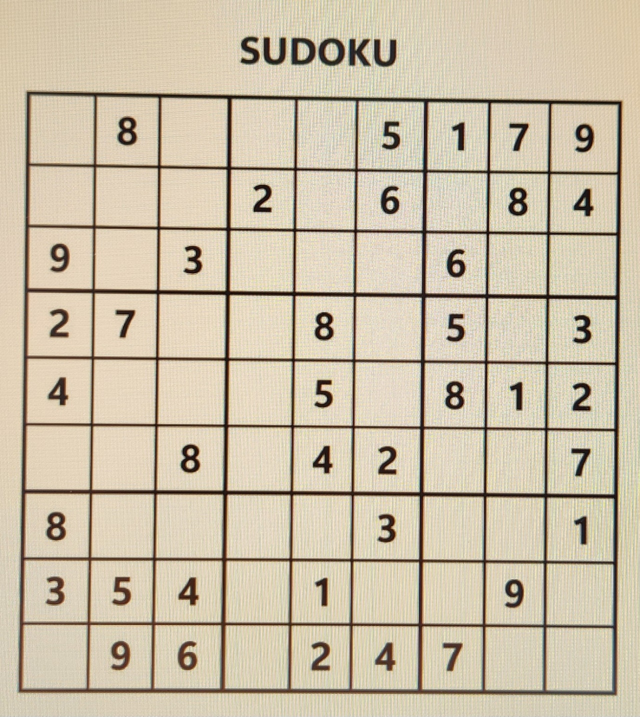
#> input picture Method CNN/dummy_input/PH_LINK1.jpg, 1279 x 1433 px, found by its file name (shown at 1/2 size)
$ jupyter execute --allow-errors SUDOKU_SIFT.ipynb
#> lines starting #> are read from the running program, lines starting #| are printed output that depends on the picture; after the words box and inside, x2 and y2 are one past the last pixel; in counts of white or black regions, pixels touching at a corner belong together
[cell 1]
import cv2, os
import matplotlib.pyplot as plt
import numpy as np
import tensorflow
import pytesseract

[cell 2]
def bgr2rgb(image):
    image = cv2.cvtColor(image, cv2.COLOR_BGR2RGB)
    return image

[cell 3]
# FILE_PATH ='./dummy_input/Screenshot 2024-12-06 212932.png'
FILE_PATH = './dummy_input/PH_LINK1.jpg'
# [4 lines of commented-out code are left out]
image = cv2.imread(FILE_PATH)
#> image is the input picture: shape (1433, 1279, 3); mean B, G, R 168.4, 191.2, 203.2
# image = cv2.resize(image, (1000, 1000))
plt.imshow(bgr2rgb(image))
plt.xticks([])
plt.yticks([])
plt.show()

[cell 4]
gray_image = cv2.cvtColor(image, cv2.COLOR_BGR2GRAY)
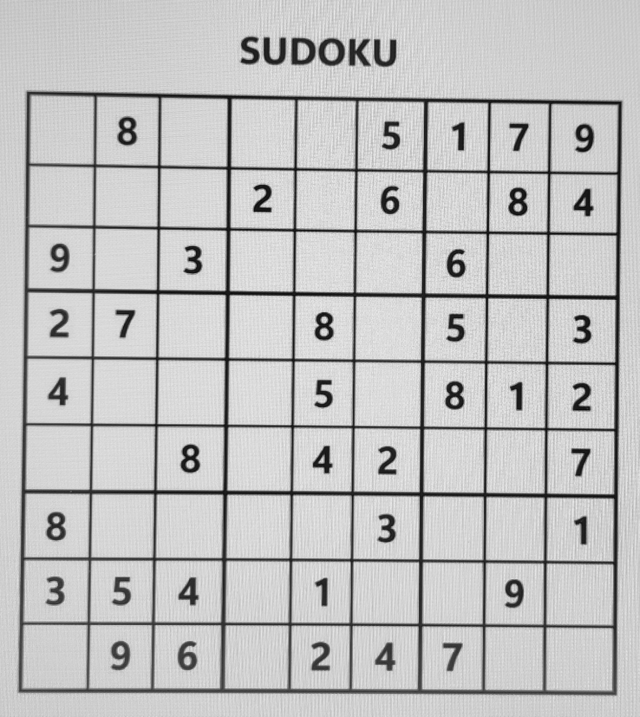
#> gray_image: shape (1433, 1279) (shown at 1/2 size); min 6, max 251, mean 192.2
plt.imshow(gray_image, cmap='gray')
plt.xticks([])
plt.yticks([])
plt.show()

[cell 5]
blur_gray_image = cv2.GaussianBlur(gray_image, (5, 5), 1)
_, thresh_image = cv2.threshold(blur_gray_image, 180, 255, cv2.THRESH_BINARY_INV)
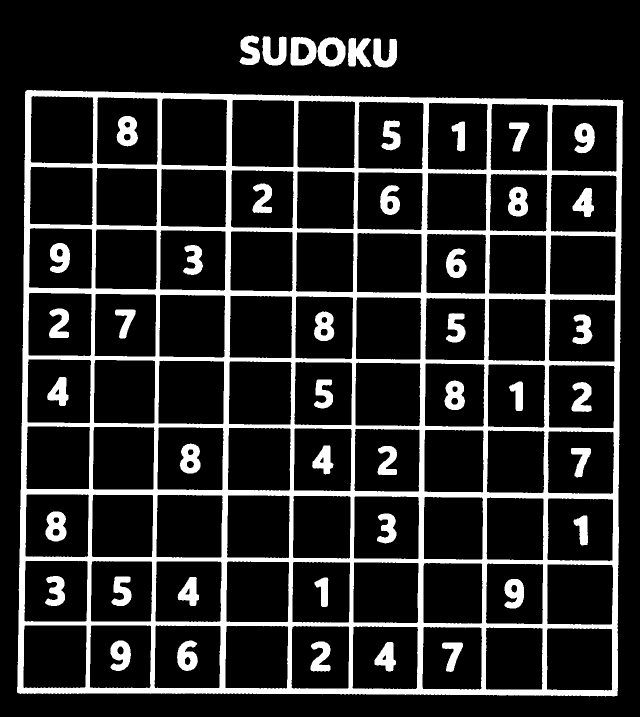
#> thresh_image: shape (1433, 1279) (shown at 1/2 size); 15.7% white; 46 white regions, largest, box (x1, y1, x2, y2) and area: (34, 180, 1247, 1393) 220101, (581, 74, 633, 131) 2060, (635, 74, 691, 133) 2029
plt.imshow(thresh_image, cmap='gray')
plt.xticks([])
plt.yticks([])
plt.show()

[cell 6]
# Define a custom kernel, same size but less intense (e.g., fewer 1s)
kernel = np.array([[0, 1, 0],
                   [1, 1, 1],
                   [0, 1, 0]], dtype=np.uint8)

# Apply dilation with fewer iterations (e.g., iteration=1)
dilated_image = cv2.dilate(thresh_image, kernel, iterations=1)
#> dilated_image: shape (1433, 1279); 18.6% white; 45 white regions

# Display the dilated image
plt.imshow(dilated_image, cmap='gray')
plt.xticks([])
plt.yticks([])
plt.show()

[cell 7]
contours, _ = cv2.findContours(dilated_image, cv2.RETR_EXTERNAL, cv2.CHAIN_APPROX_SIMPLE)
#> contours = 6 contours; box (x1, y1, x2, y2) and area: (33, 179, 1248, 1394) 1435050, (580, 73, 692, 134) 5418, (695, 75, 744, 135) 1964, (524, 71, 574, 132) 1940, (745, 76, 795, 136) 1930, (478, 70, 521, 131) 1692

largest_contour = max(contours, key=cv2.contourArea)
#> largest_contour = contour of 806 points, box (x1, y1, x2, y2) (33, 179, 1248, 1394), area 1435050

contour_image = cv2.cvtColor(dilated_image, cv2.COLOR_GRAY2BGR)
#> contour_image: shape (1433, 1279, 3); 18.6% white; 45 white regions, largest, box (x1, y1, x2, y2) and area: (33, 179, 1248, 1394) 263935, (580, 73, 692, 134) 4609, (695, 75, 744, 135) 2084
cv2.drawContours(contour_image, [largest_contour], -1, (0, 255, 0), 3)
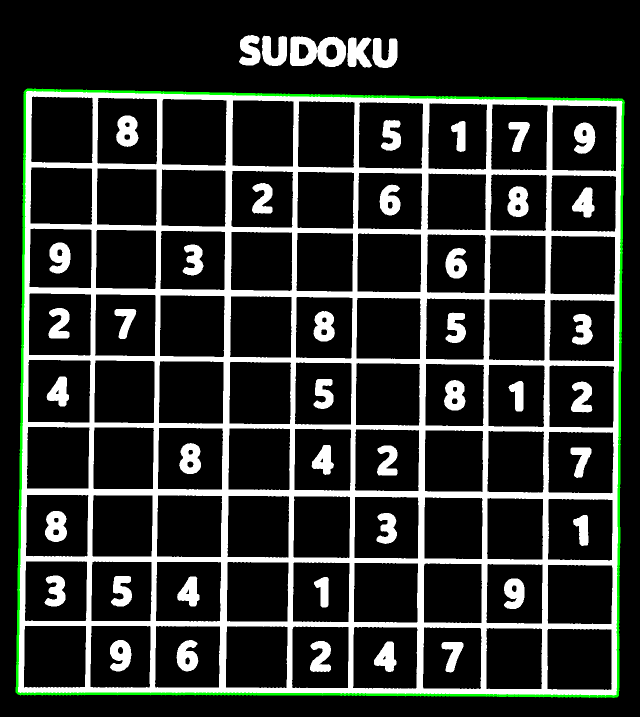
#> contour_image: shape (1433, 1279, 3) (shown at 1/2 size); mean B, G, R 45.5, 48.9, 45.5

plt.imshow(contour_image)
plt.xticks([])
plt.yticks([])
plt.show()

[cell 8]
epsilon = 0.02 * cv2.arcLength(largest_contour, True)
#> epsilon = 99.36
approx = cv2.approxPolyDP(largest_contour, epsilon, True)
#> approx = [[52, 180], [33, 1384], [1234, 1392], [1246, 201]]

pts = approx.reshape(4, 2)
#> pts = [[52, 180], [33, 1384], [1234, 1392], [1246, 201]]

rect = np.zeros((4, 2), dtype="float32")
s = pts.sum(axis=1)
#> s = [232, 1417, 2626, 1447]
rect[0] = pts[np.argmin(s)]
rect[2] = pts[np.argmax(s)]
diff = np.diff(pts, axis=1)
#> diff = [128, 1351, 158, -1045]
rect[1] = pts[np.argmin(diff)]
rect[3] = pts[np.argmax(diff)]

width = 450
height = 450
dst = np.array([[0, 0], [width, 0], [width, height], [0, height]], dtype="float32")

M = cv2.getPerspectiveTransform(rect, dst)
warped_image = cv2.warpPerspective(image, M, (width, height))
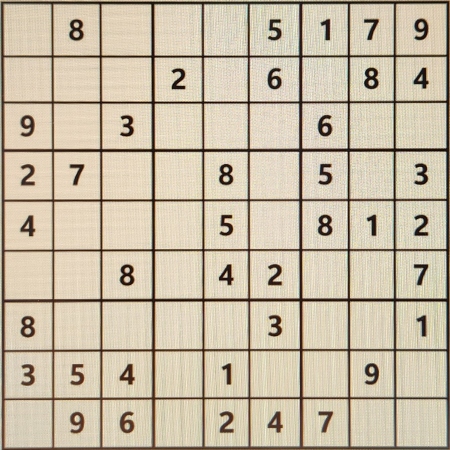
#> warped_image: shape (450, 450, 3); mean B, G, R 166, 188.2, 200.2

plt.imshow(warped_image, cmap='gray')
plt.xticks([])
plt.yticks([])
plt.show()

[cell 9]
def splitBoxes(img):
    rows = np.vsplit(img,9)
#> rows = 9 items
    boxes=[]
    for r in rows:
        cols= np.hsplit(r,9)
        for box in cols:
            boxes.append(box)
#> this loop made 9 passes
#> after the loop, boxes = 81 items
    return boxes

boxes = splitBoxes(warped_image)
#> boxes = 81 items

for i in range(len(boxes)):
    plt.subplot(9, 9, i + 1)
    plt.imshow(boxes[i], cmap='gray')
    plt.xticks([])
    plt.yticks([])
#> this loop made 81 passes
plt.show()

[cell 10]
# Define parameters for filtering
MIN_SIZE = 1000    # Minimum size of a component to consider it valid (adjust as needed)
MAX_SIZE = 90000   # Maximum size to filter out noise (adjust as needed)
EDGE_THRESHOLD = 3  # Minimum distance from edges to consider a component (adjust as needed)
w, h = 300, 300

# Prepare a list to hold the processed images
processed_boxes = []

for i in range(len(boxes)):
    target_image = boxes[i]

    # Convert the image to grayscale
    gray_target = cv2.cvtColor(target_image, cv2.COLOR_BGR2GRAY)
    gray_target = cv2.resize(gray_target, (w, h))

    # Step 1: Threshold the image to create a binary image
    _, binary_image = cv2.threshold(gray_target, 180, 255, cv2.THRESH_BINARY_INV)

    # Step 2: Find connected components
    num_labels, labels_im = cv2.connectedComponents(binary_image)

    # Step 3: Initialize variables to find the best component
    best_component = None  # Initialize as None
    best_size = 0
    height, width = gray_target.shape
    center_y, center_x = height // 2, width // 2  # Calculate the center of the image

    # Step 4: Loop through each component
    for label in range(1, num_labels):  # Start from 1 to skip the background
        component_mask = (labels_im == label).astype(np.uint8)  # Create a mask for the component
        size = np.sum(component_mask)  # Count the number of pixels in the component

        # Calculate the bounding box of the component
        y_indices, x_indices = np.where(component_mask > 0)
        if len(y_indices) == 0 or len(x_indices) == 0:
            continue  # Skip if there are no pixels in the component

        # Get the bounding box coordinates
        min_y, max_y = np.min(y_indices), np.max(y_indices)
        min_x, max_x = np.min(x_indices), np.max(x_indices)

        # Check if the component meets size and edge proximity criteria
        if (MIN_SIZE <= size <= MAX_SIZE and
            min_y > EDGE_THRESHOLD and max_y < height - EDGE_THRESHOLD and
            min_x > EDGE_THRESHOLD and max_x < width - EDGE_THRESHOLD):

            # Check if this is the best component found based on size
            if size > best_size:
                best_size = size
                best_component = component_mask  # Assign the mask to best_component

    # Step 5: Create a mask for the best component
    if best_component is not None:  # Check if a component was found
        mask = best_component.astype(np.uint8) * 255  # Convert to uint8 for masking

        # Step 6: Use the mask to create an output image where the digit is white and the background is black
        output_image = np.zeros_like(gray_target)  # Create a black image
        output_image[mask > 0] = 255  # Set the pixels of the digit to white

        processed_boxes.append(output_image)  # Store the processed image
    else:
        # If no component was found, append a completely black image
        processed_boxes.append(np.zeros_like(gray_target))  # All black image for no digit box
#> this loop made 81 passes
#> num_labels on passes 1 to 12: 2, 3, 2, 2, 5, 4, 3, 4, 3, 2, 7, 2
#> pass 1, `_, binary_image = cv2.threshold(gray_target, 180, 255, cv2.THRESH_BINA..`:
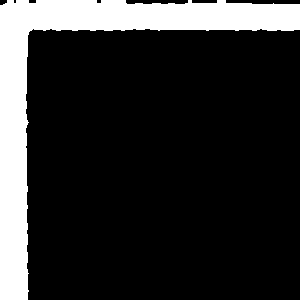
#> binary_image: shape (300, 300); 17.6% white; 1 white region, box (x1, y1, x2, y2) and area: (0, 0, 300, 300) 15811
#> after the loop:
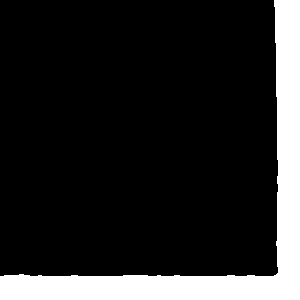
#> binary_image: shape (300, 300); 15.3% white; 1 white region, box (x1, y1, x2, y2) and area: (0, 0, 300, 300) 13767
#> after the loop:
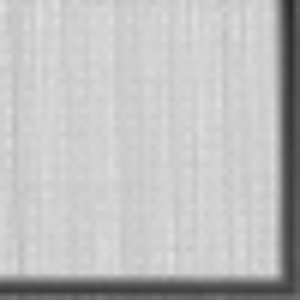
#> gray_target: shape (300, 300); min 39, max 225, mean 190.3
#> after the loop: output_image: shape (300, 300); 7.1% white; 1 white region, box (x1, y1, x2, y2) and area: (107, 65, 201, 199) 6360
#> after the loop:
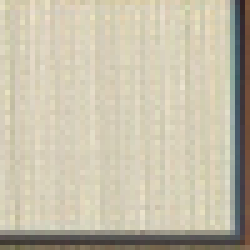
#> target_image: shape (50, 50, 3) (shown 5 times larger); mean of channels 0, 1, 2 170, 190.7, 197.6; drawn as B, G, R
#> after the loop, processed_boxes = 81 items

# Display the processed images
for i in range(len(processed_boxes)):
    plt.subplot(9, 9, i + 1)
    plt.imshow(processed_boxes[i], cmap='gray')  # Display processed images
    plt.axis('off')

plt.show()
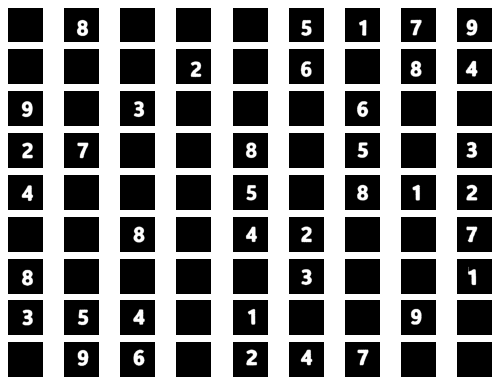
#> figure drawn by matplotlib, 81 panels

[cell 11]
target_image = processed_boxes[1]
#> target_image: shape (300, 300); 10.3% white; 1 white region, box (x1, y1, x2, y2) and area: (112, 111, 206, 248) 9305

plt.imshow(target_image, cmap='gray')
plt.xticks([])
plt.yticks([])
plt.show()

print(target_image.shape)
#| (300, 300)

[cell 12]
FILE_PATH = './Dataset_Matching/'

# Load target image
target_image = cv2.resize(target_image, (150, 150))
#> target_image: shape (150, 150)
target_image = cv2.GaussianBlur(target_image, (5, 5), 0)
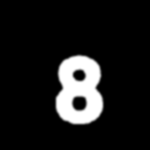
#> target_image: shape (150, 150); min 0, max 255, mean 26.4
clahe = cv2.createCLAHE(clipLimit=2.0, tileGridSize=(8, 8))
target_image = clahe.apply(target_image)

# Initialize SIFT detector
sift = cv2.SIFT_create(nfeatures=500, contrastThreshold=0.05, edgeThreshold=10, sigma=1.2)

# Detect keypoints and descriptors in target image
target_keypoints, target_descriptors = sift.detectAndCompute(target_image, None)
#> target_keypoints = 19 keypoints; strongest (x, y, size): (79, 103, 9.2), (79, 75, 7.7), (79, 88, 38.2), (95, 107, 12.8)

# Initialize FLANN matcher
index_params = dict(algorithm=1, trees=5)
search_params = dict(checks=10)  # Increase precision
flann = cv2.FlannBasedMatcher(index_params, search_params)

# Tracking best match
best_match_score = 0
best_match_data = {}

# Process dataset images
#> (the rest of this cell did not finish here and is left out)

[cell 13]
sift = cv2.SIFT_create(nfeatures=500, contrastThreshold=0.05, edgeThreshold=10, sigma=1.2)

# Initialize FLANN matcher
index_params = dict(algorithm=1, trees=5)  # KDTree
search_params = dict(checks=10)  # Increase precision
flann = cv2.FlannBasedMatcher(index_params, search_params)

# Initialize result matrix (9x9, assuming labels 1-9)
result_matrix = np.zeros((9, 9), dtype=int)

# Function to check if an image is blank (black)
def is_blank(image, threshold=10):
    return np.mean(image) < threshold

# Assuming processed_boxes is a list of images, and you want to match each one
#> (the rest of this cell did not finish here and is left out)

[cell 14]
sudoku_matrix = result_matrix

# Define a function to check if a number can be placed in the Sudoku grid
def is_valid_move(matrix, row, col, num):
    # Check row
    if num in matrix[row]:
        return False
    # Check column
    if num in matrix[:, col]:
        return False
    # Check 3x3 grid
    start_row, start_col = 3 * (row // 3), 3 * (col // 3)
    if num in matrix[start_row:start_row + 3, start_col:start_col + 3]:
        return False
    return True

# Backtracking function to solve the Sudoku puzzle
def solve_sudoku(matrix):
    for row in range(9):
        for col in range(9):
            if matrix[row, col] == 0:  # Empty cell found
                for num in range(1, 10):  # Numbers 1 to 9
                    if is_valid_move(matrix, row, col, num):
                        matrix[row, col] = num  # Place the number
                        if solve_sudoku(matrix):  # Recursive call
                            return True
                        matrix[row, col] = 0  # Backtrack
                return False  # No valid number found, backtrack
    return True  # Puzzle solved


# Copy the original matrix for displaying later
original_matrix = sudoku_matrix.copy()

# Solve the Sudoku
if solve_sudoku(sudoku_matrix):
    print("Sudoku Solved:")
else:
    print("No solution exists")

# Display the answer matrix
print("Answer Matrix:")
print(sudoku_matrix)
#| [[1 2 3 4 5 6 7 8 9]
#|  [4 5 6 7 8 9 1 2 3]
#|  [7 8 9 1 2 3 4 5 6]
#|  [2 1 4 3 6 5 8 9 7]
#|  [3 6 5 8 9 7 2 1 4]
#|  [8 9 7 2 1 4 3 6 5]
#|  [5 3 1 6 4 2 9 7 8]
#|  [6 4 2 9 7 8 5 3 1]
#|  [9 7 8 5 3 1 6 4 2]]
